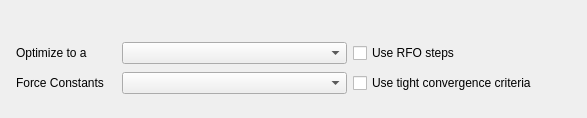
<?xml version="1.0" encoding="UTF-8"?>
<ui version="4.0">
 <class>Form</class>
 <widget class="QWidget" name="Form">
  <property name="geometry">
   <rect>
    <x>0</x>
    <y>0</y>
    <width>587</width>
    <height>118</height>
   </rect>
  </property>
  <property name="windowTitle">
   <string>Form</string>
  </property>
  <widget class="QWidget" name="">
   <property name="geometry">
    <rect>
     <x>16</x>
     <y>40</y>
     <width>561</width>
     <height>58</height>
    </rect>
   </property>
   <layout class="QGridLayout" name="gridLayout">
    <item row="0" column="0">
     <widget class="QLabel" name="label_23">
      <property name="maximumSize">
       <size>
        <width>100</width>
        <height>16777215</height>
       </size>
      </property>
      <property name="text">
       <string>Optimize to a</string>
      </property>
     </widget>
    </item>
    <item row="0" column="1">
     <widget class="QComboBox" name="comboBox_2"/>
    </item>
    <item row="0" column="2">
     <widget class="QCheckBox" name="checkBox_2">
      <property name="text">
       <string>Use RFO steps</string>
      </property>
     </widget>
    </item>
    <item row="1" column="0">
     <widget class="QLabel" name="label_24">
      <property name="text">
       <string>Force Constants</string>
      </property>
     </widget>
    </item>
    <item row="1" column="1">
     <widget class="QComboBox" name="comboBox_3"/>
    </item>
    <item row="1" column="2">
     <widget class="QCheckBox" name="checkBox_3">
      <property name="text">
       <string>Use tight convergence criteria</string>
      </property>
     </widget>
    </item>
   </layout>
  </widget>
 </widget>
 <resources/>
 <connections/>
</ui>
